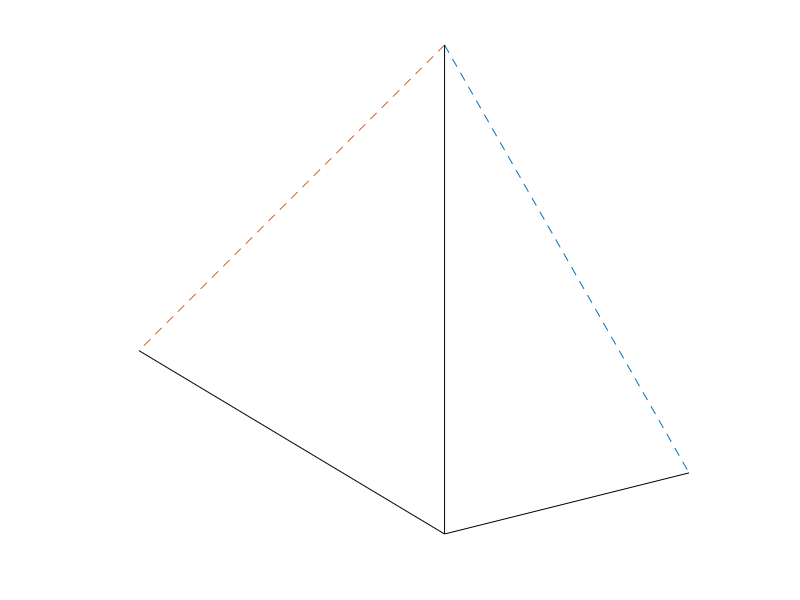

MATLAB code to generate this figure:
clear;

hold on

X=[0,-1.25,1,0];
Y=[2,0.75,0.25,0];

x=X(1:2:3);
y=Y(1:2:3);
plot(x,y,'--');

x=X(1:2);
y=Y(1:2);
plot(x,y,'--');

x=X(1:3:4);
y=Y(1:3:4);
plot(x,y,'k');

x=X(2:2:4);
y=Y(2:2:4);
plot(x,y,'k');

x=X(3:4);
y=Y(3:4);
plot(x,y,'k');

hold off
axis equal
axis off
